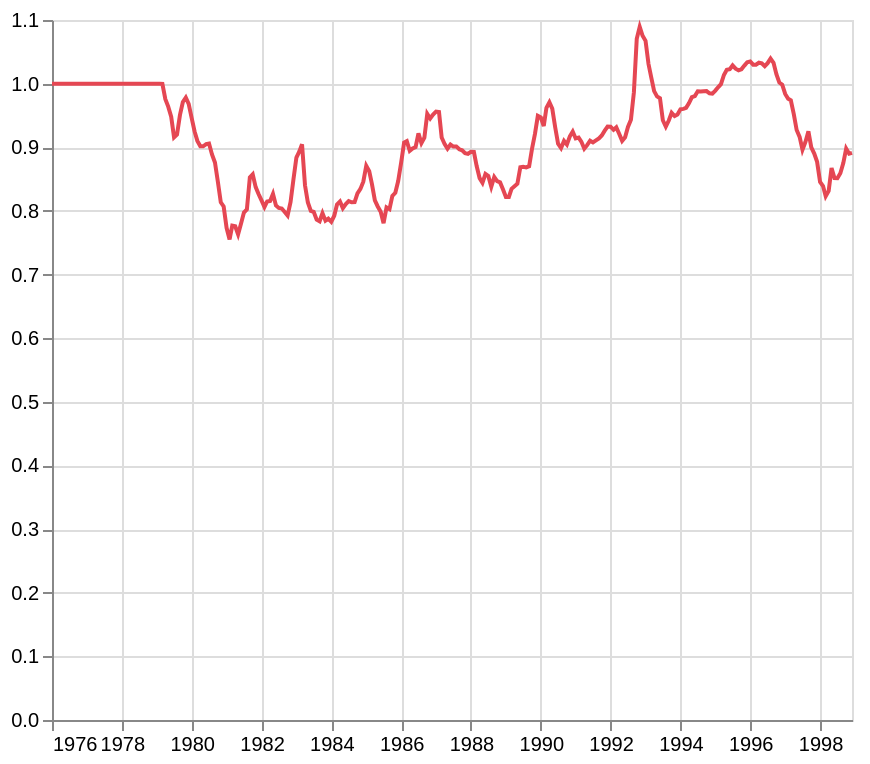

Source (Vega-Lite JSON):
### Vega-Lite specification from a JSON file in a GitHub repository (floating-point values rounded to 4 significant figures; data arrays with more than 128 entries replaced by an {"elided": "..."} marker saying what was removed)
{"$schema": "https://vega.github.io/schema/vega-lite/v5.json", "height": 350, "width": 400, "data": {"values": {"elided": "300 records"}, "format": {"parse": {"date": "date"}}}, "mark": {"type": "line", "color": "#e54753"}, "encoding": {"x": {"field": "date", "type": "temporal", "title": null}, "y": {"field": "value", "type": "quantitative", "title": null}, "tooltip": [{"field": "date", "type": "temporal", "title": "Year", "timeUnit": "yearmonth"}, {"field": "value", "type": "quantitative", "title": "Irish punt to UK sterling exchange rate (%)"}]}}
